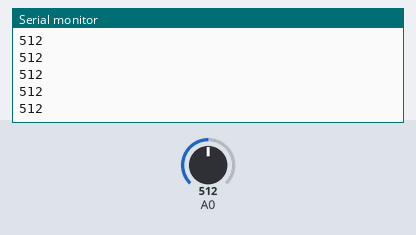
A sketch run on a simulated Arduino Uno, built with avr-gcc and run on an emulated ATmega328P. Shown: the last lines printed to the serial monitor. The test bench sets the inputs (shaded band); at power-on: A0 = 512.

Above: at 1.2 s.
1.3 s: A0 set to 716
At 2.3 s:
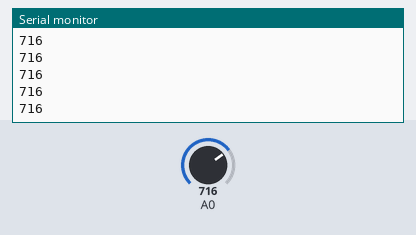
2.8 s: A0 set to 900
At 3.9 s:
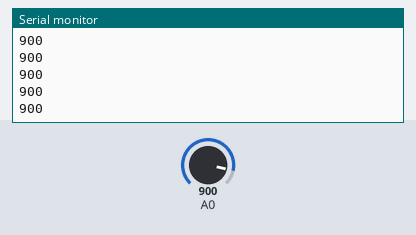
Timing chart, 0 to 5.8 s (numbered marks = the images above; inputs shaded):
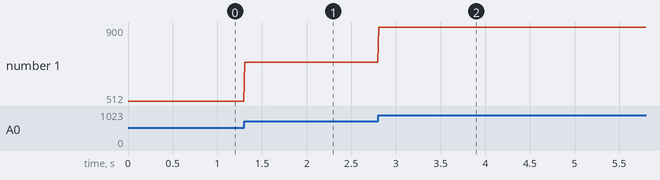

The sketch:

deremin_arduino.ino
```cpp
/*
  Digital Theremin - Arduino v0
  by DTMR, 2016
  Arduino Wiring:
  Analog Pin 0 - Sensor Data
*/

// Initializing
void setup() {
  Serial.begin(115200);
}

void loop() {
  // read the input on analog pin 0:
  int sensorValue = analogRead(A0);
  Serial.print(sensorValue);
  Serial.print("\n");
  delay(10);        // Lil' delay for stability
}
```

Measured:
- after the input at 1.3 s, the serial monitor: prints a new line at once (image 1)
- after the input at 2.8 s, the serial monitor: prints a new line at once (image 2)
- plotted number 1: 512 → 716 after the input at 1.3 s, 716 → 900 after the input at 2.8 s
